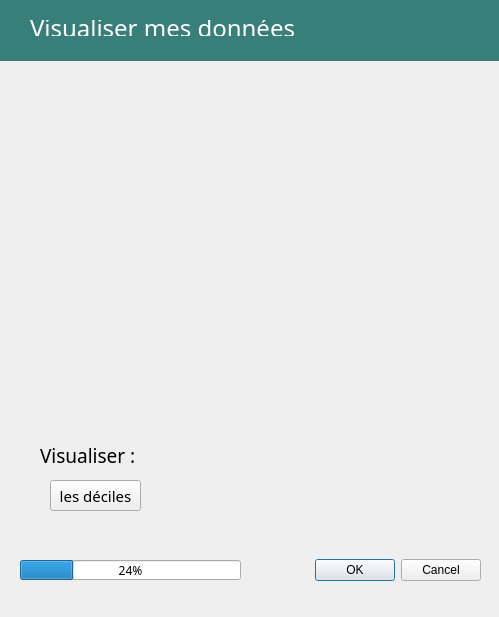
<?xml version="1.0" encoding="UTF-8"?>
<ui version="4.0">
 <class>Dialog</class>
 <widget class="QDialog" name="Dialog">
  <property name="geometry">
   <rect>
    <x>0</x>
    <y>0</y>
    <width>499</width>
    <height>617</height>
   </rect>
  </property>
  <property name="windowTitle">
   <string>Dialog</string>
  </property>
  <widget class="QDialogButtonBox" name="terminer">
   <property name="geometry">
    <rect>
     <x>250</x>
     <y>550</y>
     <width>231</width>
     <height>41</height>
    </rect>
   </property>
   <property name="orientation">
    <enum>Qt::Horizontal</enum>
   </property>
   <property name="standardButtons">
    <set>QDialogButtonBox::Cancel|QDialogButtonBox::Ok</set>
   </property>
  </widget>
  <widget class="QWidget" name="verticalLayoutWidget">
   <property name="geometry">
    <rect>
     <x>30</x>
     <y>80</y>
     <width>441</width>
     <height>291</height>
    </rect>
   </property>
   <layout class="QVBoxLayout" name="layoutGraph"/>
  </widget>
  <widget class="Line" name="line">
   <property name="geometry">
    <rect>
     <x>-20</x>
     <y>0</y>
     <width>621</width>
     <height>61</height>
    </rect>
   </property>
   <property name="palette">
    <palette>
     <active>
      <colorrole role="WindowText">
       <brush brushstyle="SolidPattern">
        <color alpha="255">
         <red>0</red>
         <green>0</green>
         <blue>0</blue>
        </color>
       </brush>
      </colorrole>
      <colorrole role="Button">
       <brush brushstyle="SolidPattern">
        <color alpha="255">
         <red>56</red>
         <green>127</green>
         <blue>121</blue>
        </color>
       </brush>
      </colorrole>
      <colorrole role="Light">
       <brush brushstyle="SolidPattern">
        <color alpha="255">
         <red>56</red>
         <green>127</green>
         <blue>121</blue>
        </color>
       </brush>
      </colorrole>
      <colorrole role="Midlight">
       <brush brushstyle="SolidPattern">
        <color alpha="255">
         <red>56</red>
         <green>127</green>
         <blue>121</blue>
        </color>
       </brush>
      </colorrole>
      <colorrole role="Dark">
       <brush brushstyle="SolidPattern">
        <color alpha="255">
         <red>56</red>
         <green>127</green>
         <blue>121</blue>
        </color>
       </brush>
      </colorrole>
      <colorrole role="Mid">
       <brush brushstyle="SolidPattern">
        <color alpha="255">
         <red>56</red>
         <green>127</green>
         <blue>121</blue>
        </color>
       </brush>
      </colorrole>
      <colorrole role="Text">
       <brush brushstyle="SolidPattern">
        <color alpha="255">
         <red>0</red>
         <green>0</green>
         <blue>0</blue>
        </color>
       </brush>
      </colorrole>
      <colorrole role="BrightText">
       <brush brushstyle="SolidPattern">
        <color alpha="255">
         <red>56</red>
         <green>127</green>
         <blue>121</blue>
        </color>
       </brush>
      </colorrole>
      <colorrole role="ButtonText">
       <brush brushstyle="SolidPattern">
        <color alpha="255">
         <red>0</red>
         <green>0</green>
         <blue>0</blue>
        </color>
       </brush>
      </colorrole>
      <colorrole role="Base">
       <brush brushstyle="SolidPattern">
        <color alpha="255">
         <red>56</red>
         <green>127</green>
         <blue>121</blue>
        </color>
       </brush>
      </colorrole>
      <colorrole role="Window">
       <brush brushstyle="SolidPattern">
        <color alpha="255">
         <red>56</red>
         <green>127</green>
         <blue>121</blue>
        </color>
       </brush>
      </colorrole>
      <colorrole role="HighlightedText">
       <brush brushstyle="SolidPattern">
        <color alpha="255">
         <red>56</red>
         <green>127</green>
         <blue>121</blue>
        </color>
       </brush>
      </colorrole>
      <colorrole role="AlternateBase">
       <brush brushstyle="SolidPattern">
        <color alpha="255">
         <red>56</red>
         <green>127</green>
         <blue>121</blue>
        </color>
       </brush>
      </colorrole>
      <colorrole role="ToolTipBase">
       <brush brushstyle="SolidPattern">
        <color alpha="255">
         <red>56</red>
         <green>127</green>
         <blue>121</blue>
        </color>
       </brush>
      </colorrole>
      <colorrole role="PlaceholderText">
       <brush brushstyle="SolidPattern">
        <color alpha="128">
         <red>56</red>
         <green>127</green>
         <blue>121</blue>
        </color>
       </brush>
      </colorrole>
     </active>
     <inactive>
      <colorrole role="WindowText">
       <brush brushstyle="SolidPattern">
        <color alpha="255">
         <red>0</red>
         <green>0</green>
         <blue>0</blue>
        </color>
       </brush>
      </colorrole>
      <colorrole role="Button">
       <brush brushstyle="SolidPattern">
        <color alpha="255">
         <red>56</red>
         <green>127</green>
         <blue>121</blue>
        </color>
       </brush>
      </colorrole>
      <colorrole role="Light">
       <brush brushstyle="SolidPattern">
        <color alpha="255">
         <red>56</red>
         <green>127</green>
         <blue>121</blue>
        </color>
       </brush>
      </colorrole>
      <colorrole role="Midlight">
       <brush brushstyle="SolidPattern">
        <color alpha="255">
         <red>56</red>
         <green>127</green>
         <blue>121</blue>
        </color>
       </brush>
      </colorrole>
      <colorrole role="Dark">
       <brush brushstyle="SolidPattern">
        <color alpha="255">
         <red>56</red>
         <green>127</green>
         <blue>121</blue>
        </color>
       </brush>
      </colorrole>
      <colorrole role="Mid">
       <brush brushstyle="SolidPattern">
        <color alpha="255">
         <red>56</red>
         <green>127</green>
         <blue>121</blue>
        </color>
       </brush>
      </colorrole>
      <colorrole role="Text">
       <brush brushstyle="SolidPattern">
        <color alpha="255">
         <red>0</red>
         <green>0</green>
         <blue>0</blue>
        </color>
       </brush>
      </colorrole>
      <colorrole role="BrightText">
       <brush brushstyle="SolidPattern">
        <color alpha="255">
         <red>56</red>
         <green>127</green>
         <blue>121</blue>
        </color>
       </brush>
      </colorrole>
      <colorrole role="ButtonText">
       <brush brushstyle="SolidPattern">
        <color alpha="255">
         <red>0</red>
         <green>0</green>
         <blue>0</blue>
        </color>
       </brush>
      </colorrole>
      <colorrole role="Base">
       <brush brushstyle="SolidPattern">
        <color alpha="255">
         <red>56</red>
         <green>127</green>
         <blue>121</blue>
        </color>
       </brush>
      </colorrole>
      <colorrole role="Window">
       <brush brushstyle="SolidPattern">
        <color alpha="255">
         <red>56</red>
         <green>127</green>
         <blue>121</blue>
        </color>
       </brush>
      </colorrole>
      <colorrole role="HighlightedText">
       <brush brushstyle="SolidPattern">
        <color alpha="255">
         <red>56</red>
         <green>127</green>
         <blue>121</blue>
        </color>
       </brush>
      </colorrole>
      <colorrole role="AlternateBase">
       <brush brushstyle="SolidPattern">
        <color alpha="255">
         <red>56</red>
         <green>127</green>
         <blue>121</blue>
        </color>
       </brush>
      </colorrole>
      <colorrole role="ToolTipBase">
       <brush brushstyle="SolidPattern">
        <color alpha="255">
         <red>56</red>
         <green>127</green>
         <blue>121</blue>
        </color>
       </brush>
      </colorrole>
      <colorrole role="PlaceholderText">
       <brush brushstyle="SolidPattern">
        <color alpha="128">
         <red>56</red>
         <green>127</green>
         <blue>121</blue>
        </color>
       </brush>
      </colorrole>
     </inactive>
     <disabled>
      <colorrole role="WindowText">
       <brush brushstyle="SolidPattern">
        <color alpha="255">
         <red>56</red>
         <green>127</green>
         <blue>121</blue>
        </color>
       </brush>
      </colorrole>
      <colorrole role="Button">
       <brush brushstyle="SolidPattern">
        <color alpha="255">
         <red>56</red>
         <green>127</green>
         <blue>121</blue>
        </color>
       </brush>
      </colorrole>
      <colorrole role="Light">
       <brush brushstyle="SolidPattern">
        <color alpha="255">
         <red>56</red>
         <green>127</green>
         <blue>121</blue>
        </color>
       </brush>
      </colorrole>
      <colorrole role="Midlight">
       <brush brushstyle="SolidPattern">
        <color alpha="255">
         <red>56</red>
         <green>127</green>
         <blue>121</blue>
        </color>
       </brush>
      </colorrole>
      <colorrole role="Dark">
       <brush brushstyle="SolidPattern">
        <color alpha="255">
         <red>56</red>
         <green>127</green>
         <blue>121</blue>
        </color>
       </brush>
      </colorrole>
      <colorrole role="Mid">
       <brush brushstyle="SolidPattern">
        <color alpha="255">
         <red>56</red>
         <green>127</green>
         <blue>121</blue>
        </color>
       </brush>
      </colorrole>
      <colorrole role="Text">
       <brush brushstyle="SolidPattern">
        <color alpha="255">
         <red>56</red>
         <green>127</green>
         <blue>121</blue>
        </color>
       </brush>
      </colorrole>
      <colorrole role="BrightText">
       <brush brushstyle="SolidPattern">
        <color alpha="255">
         <red>56</red>
         <green>127</green>
         <blue>121</blue>
        </color>
       </brush>
      </colorrole>
      <colorrole role="ButtonText">
       <brush brushstyle="SolidPattern">
        <color alpha="255">
         <red>56</red>
         <green>127</green>
         <blue>121</blue>
        </color>
       </brush>
      </colorrole>
      <colorrole role="Base">
       <brush brushstyle="SolidPattern">
        <color alpha="255">
         <red>56</red>
         <green>127</green>
         <blue>121</blue>
        </color>
       </brush>
      </colorrole>
      <colorrole role="Window">
       <brush brushstyle="SolidPattern">
        <color alpha="255">
         <red>56</red>
         <green>127</green>
         <blue>121</blue>
        </color>
       </brush>
      </colorrole>
      <colorrole role="HighlightedText">
       <brush brushstyle="SolidPattern">
        <color alpha="255">
         <red>56</red>
         <green>127</green>
         <blue>121</blue>
        </color>
       </brush>
      </colorrole>
      <colorrole role="AlternateBase">
       <brush brushstyle="SolidPattern">
        <color alpha="255">
         <red>56</red>
         <green>127</green>
         <blue>121</blue>
        </color>
       </brush>
      </colorrole>
      <colorrole role="ToolTipBase">
       <brush brushstyle="SolidPattern">
        <color alpha="255">
         <red>56</red>
         <green>127</green>
         <blue>121</blue>
        </color>
       </brush>
      </colorrole>
      <colorrole role="PlaceholderText">
       <brush brushstyle="SolidPattern">
        <color alpha="128">
         <red>56</red>
         <green>127</green>
         <blue>121</blue>
        </color>
       </brush>
      </colorrole>
     </disabled>
    </palette>
   </property>
   <property name="autoFillBackground">
    <bool>false</bool>
   </property>
   <property name="lineWidth">
    <number>60</number>
   </property>
   <property name="orientation">
    <enum>Qt::Horizontal</enum>
   </property>
  </widget>
  <widget class="QLabel" name="label">
   <property name="geometry">
    <rect>
     <x>30</x>
     <y>20</y>
     <width>401</width>
     <height>16</height>
    </rect>
   </property>
   <property name="palette">
    <palette>
     <active>
      <colorrole role="WindowText">
       <brush brushstyle="SolidPattern">
        <color alpha="255">
         <red>255</red>
         <green>255</green>
         <blue>255</blue>
        </color>
       </brush>
      </colorrole>
     </active>
     <inactive>
      <colorrole role="WindowText">
       <brush brushstyle="SolidPattern">
        <color alpha="255">
         <red>255</red>
         <green>255</green>
         <blue>255</blue>
        </color>
       </brush>
      </colorrole>
     </inactive>
     <disabled>
      <colorrole role="WindowText">
       <brush brushstyle="SolidPattern">
        <color alpha="255">
         <red>120</red>
         <green>120</green>
         <blue>120</blue>
        </color>
       </brush>
      </colorrole>
     </disabled>
    </palette>
   </property>
   <property name="font">
    <font>
     <family>Tw Cen MT</family>
     <pointsize>18</pointsize>
    </font>
   </property>
   <property name="text">
    <string>Visualiser mes données</string>
   </property>
  </widget>
  <widget class="QPushButton" name="visuDeciles">
   <property name="geometry">
    <rect>
     <x>50</x>
     <y>480</y>
     <width>91</width>
     <height>31</height>
    </rect>
   </property>
   <property name="font">
    <font>
     <family>Tw Cen MT</family>
     <pointsize>11</pointsize>
    </font>
   </property>
   <property name="text">
    <string>les déciles</string>
   </property>
  </widget>
  <widget class="QLabel" name="label_4">
   <property name="geometry">
    <rect>
     <x>40</x>
     <y>430</y>
     <width>381</width>
     <height>51</height>
    </rect>
   </property>
   <property name="font">
    <font>
     <family>Tw Cen MT</family>
     <pointsize>14</pointsize>
    </font>
   </property>
   <property name="text">
    <string>Visualiser : </string>
   </property>
   <property name="wordWrap">
    <bool>true</bool>
   </property>
  </widget>
  <widget class="QLabel" name="titre">
   <property name="geometry">
    <rect>
     <x>30</x>
     <y>380</y>
     <width>441</width>
     <height>21</height>
    </rect>
   </property>
   <property name="font">
    <font>
     <family>Tw Cen MT</family>
    </font>
   </property>
   <property name="text">
    <string/>
   </property>
   <property name="alignment">
    <set>Qt::AlignCenter</set>
   </property>
  </widget>
  <widget class="QProgressBar" name="progressBar">
   <property name="geometry">
    <rect>
     <x>20</x>
     <y>560</y>
     <width>221</width>
     <height>20</height>
    </rect>
   </property>
   <property name="font">
    <font>
     <family>Tw Cen MT</family>
    </font>
   </property>
   <property name="value">
    <number>24</number>
   </property>
  </widget>
 </widget>
 <resources/>
 <connections>
  <connection>
   <sender>terminer</sender>
   <signal>accepted()</signal>
   <receiver>Dialog</receiver>
   <slot>accept()</slot>
   <hints>
    <hint type="sourcelabel">
     <x>248</x>
     <y>254</y>
    </hint>
    <hint type="destinationlabel">
     <x>157</x>
     <y>274</y>
    </hint>
   </hints>
  </connection>
  <connection>
   <sender>terminer</sender>
   <signal>rejected()</signal>
   <receiver>Dialog</receiver>
   <slot>reject()</slot>
   <hints>
    <hint type="sourcelabel">
     <x>316</x>
     <y>260</y>
    </hint>
    <hint type="destinationlabel">
     <x>286</x>
     <y>274</y>
    </hint>
   </hints>
  </connection>
 </connections>
</ui>
